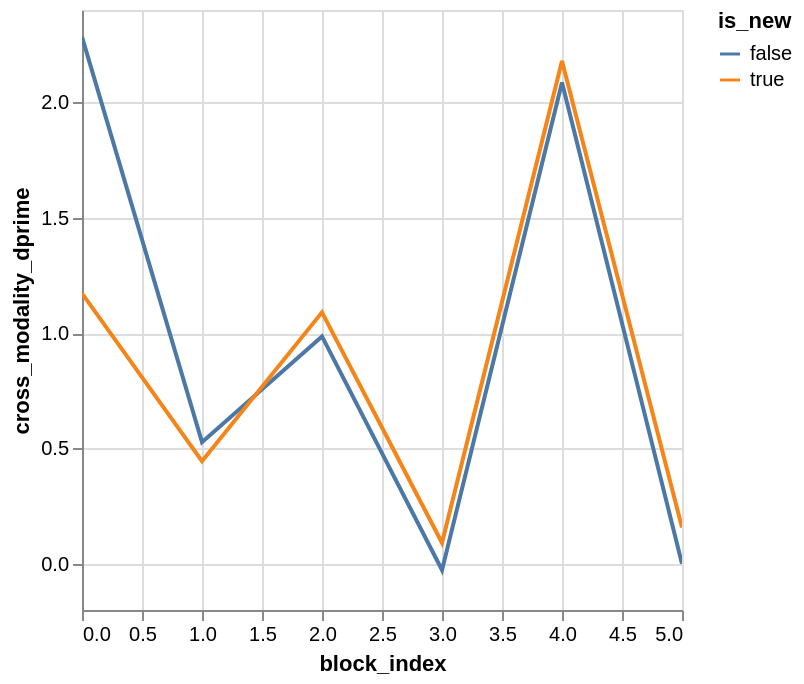

Notebook code for this chart:
### Code cell
session_id = "690706_2023-11-29"	
(
    old_new
    .filter(pl.col('session_id') == session_id)
    .with_columns(
        rewarded_modality_dprime=pl.when(pl.col('rewarded_modality') == 'vis').then(pl.col('vis_dprime')).otherwise(pl.col('aud_dprime')),
        unrewarded_modality_dprime=pl.when(pl.col('rewarded_modality') == 'vis').then(pl.col('aud_dprime')).otherwise(pl.col('vis_dprime')),
    )
    .collect() 
    .plot.line(
        x='block_index',
        y='cross_modality_dprime',
        color='is_new',
    )  
)

### Figure 1 — Vega-Lite specification as saved in the notebook (floating-point values rounded to 4 significant figures)
{"config": {"view": {"continuousWidth": 300, "continuousHeight": 300}}, "data": {"name": "data-97b29c9679d7a4be35eeaecb945e2d76"}, "mark": {"type": "line", "tooltip": true}, "encoding": {"color": {"field": "is_new", "type": "nominal"}, "x": {"field": "block_index", "type": "quantitative"}, "y": {"field": "cross_modality_dprime", "type": "quantitative"}}, "params": [{"name": "param_27", "select": {"type": "interval", "encodings": ["x", "y"]}, "bind": "scales"}], "$schema": "https://vega.github.io/schema/vega-lite/v5.20.1.json", "datasets": {"data-97b29c9679d7a4be35eeaecb945e2d76": [{"start_time": 2346.0, "stop_time": 2948.0, "block_index": 0, "n_trials": 88, "n_responses": 35, "n_hits": 21, "n_contingent_rewards": 21, "hit_rate": 1.0, "false_alarm_rate": 0.2295, "catch_response_rate": 0.0, "rewarded_modality": "vis", "is_first_block_aud": false, "cross_modality_dprime": 2.284, "signed_cross_modality_dprime": 2.284, "vis_dprime": 3.017, "aud_dprime": 0.7335, "vis_target_response_rate": 1.0, "vis_nontarget_response_rate": 0.15, "aud_target_response_rate": 0.381, "aud_nontarget_response_rate": 0.15, "session_idx": 0, "date": "2023-11-29T00:00:00", "subject_id": 690706, "session_id": "690706_2023-11-29", "id": 0, "is_new": false, "rewarded_modality_dprime": 3.017, "unrewarded_modality_dprime": 0.7335}, {"start_time": 2949.0, "stop_time": 3565.0, "block_index": 1, "n_trials": 74, "n_responses": 41, "n_hits": 14, "n_contingent_rewards": 18, "hit_rate": 0.875, "false_alarm_rate": 0.4167, "catch_response_rate": 0.6, "rewarded_modality": "aud", "is_first_block_aud": false, "cross_modality_dprime": 0.5274, "signed_cross_modality_dprime": -0.5274, "vis_dprime": 2.124, "aud_dprime": 1.29, "vis_target_response_rate": 0.7333, "vis_nontarget_response_rate": 0.06667, "aud_target_response_rate": 0.875, "aud_nontarget_response_rate": 0.4444, "session_idx": 0, "date": "2023-11-29T00:00:00", "subject_id": 690706, "session_id": "690706_2023-11-29", "id": 1, "is_new": false, "rewarded_modality_dprime": 1.29, "unrewarded_modality_dprime": 2.124}, {"start_time": 3577.0, "stop_time": 4173.0, "block_index": 2, "n_trials": 84, "n_responses": 42, "n_hits": 18, "n_contingent_rewards": 23, "hit_rate": 1.0, "false_alarm_rate": 0.3462, "catch_response_rate": 0.1111, "rewarded_modality": "vis", "is_first_block_aud": false, "cross_modality_dprime": 0.9856, "signed_cross_modality_dprime": 0.9856, "vis_dprime": 2.843, "aud_dprime": 2.522, "vis_target_response_rate": 1.0, "vis_nontarget_response_rate": 0.1765, "aud_target_response_rate": 0.8235, "aud_nontarget_response_rate": 0.05556, "session_idx": 0, "date": "2023-11-29T00:00:00", "subject_id": 690706, "session_id": "690706_2023-11-29", "id": 2, "is_new": false, "rewarded_modality_dprime": 2.843, "unrewarded_modality_dprime": 2.522}, {"start_time": 4173.0, "stop_time": 4783.0, "block_index": 3, "n_trials": 80, "n_responses": 47, "n_hits": 16, "n_contingent_rewards": 21, "hit_rate": 1.0, "false_alarm_rate": 0.4902, "catch_response_rate": 0.125, "rewarded_modality": "aud", "is_first_block_aud": false, "cross_modality_dprime": -0.02678, "signed_cross_modality_dprime": 0.02678, "vis_dprime": 3.11, "aud_dprime": 2.181, "vis_target_response_rate": 1.0, "vis_nontarget_response_rate": 0.1111, "aud_target_response_rate": 1.0, "aud_nontarget_response_rate": 0.375, "session_idx": 0, "date": "2023-11-29T00:00:00", "subject_id": 690706, "session_id": "690706_2023-11-29", "id": 3, "is_new": false, "rewarded_modality_dprime": 2.181, "unrewarded_modality_dprime": 3.11}, {"start_time": 4785.0, "stop_time": 5391.0, "block_index": 4, "n_trials": 89, "n_responses": 38, "n_hits": 20, "n_contingent_rewards": 25, "hit_rate": 1.0, "false_alarm_rate": 0.1964, "catch_response_rate": 0.25, "rewarded_modality": "vis", "is_first_block_aud": false, "cross_modality_dprime": 2.086, "signed_cross_modality_dprime": 2.086, "vis_dprime": 3.849, "aud_dprime": 1.126, "vis_target_response_rate": 1.0, "vis_nontarget_response_rate": 0.0, "aud_target_response_rate": 0.45, "aud_nontarget_response_rate": 0.1053, "session_idx": 0, "date": "2023-11-29T00:00:00", "subject_id": 690706, "session_id": "690706_2023-11-29", "id": 4, "is_new": false, "rewarded_modality_dprime": 3.849, "unrewarded_modality_dprime": 1.126}, {"start_time": 5394.0, "stop_time": 5990.0, "block_index": 5, "n_trials": 55, "n_responses": 35, "n_hits": 12, "n_contingent_rewards": 17, "hit_rate": 1.0, "false_alarm_rate": 0.5143, "catch_response_rate": 0.0, "rewarded_modality": "aud", "is_first_block_aud": false, "cross_modality_dprime": 0.0, "signed_cross_modality_dprime": -0.0, "vis_dprime": 1.846, "aud_dprime": 3.115, "vis_target_response_rate": 1.0, "vis_nontarget_response_rate": 0.4545, "aud_target_response_rate": 1.0, "aud_nontarget_response_rate": 0.08333, "session_idx": 0, "date": "2023-11-29T00:00:00", "subject_id": 690706, "session_id": "690706_2023-11-29", "id": 5, "is_new": false, "rewarded_modality_dprime": 3.115, "unrewarded_modality_dprime": 1.846}, {"start_time": 2346.0, "stop_time": 2948.0, "block_index": 0, "n_trials": 88, "n_responses": 35, "n_hits": 21, "n_contingent_rewards": 21, "hit_rate": 0.8077, "false_alarm_rate": 0.2295, "catch_response_rate": 35.0, "rewarded_modality": "vis", "is_first_block_aud": false, "cross_modality_dprime": 1.172, "signed_cross_modality_dprime": 1.172, "vis_dprime": 1.906, "aud_dprime": -0.9443, "vis_target_response_rate": 1.0, "vis_nontarget_response_rate": 0.15, "aud_target_response_rate": 0.381, "aud_nontarget_response_rate": 0.15, "session_idx": 0, "date": "2023-11-29T00:00:00", "subject_id": 690706, "session_id": "690706_2023-11-29", "id": 0, "is_new": true, "rewarded_modality_dprime": 1.906, "unrewarded_modality_dprime": -0.9443}, {"start_time": 2949.0, "stop_time": 3565.0, "block_index": 1, "n_trials": 74, "n_responses": 41, "n_hits": 18, "n_contingent_rewards": 18, "hit_rate": 0.8571, "false_alarm_rate": 0.4167, "catch_response_rate": 8.2, "rewarded_modality": "aud", "is_first_block_aud": false, "cross_modality_dprime": 0.4446, "signed_cross_modality_dprime": -0.4446, "vis_dprime": -0.3328, "aud_dprime": 1.207, "vis_target_response_rate": 0.7333, "vis_nontarget_response_rate": 0.06667, "aud_target_response_rate": 0.875, "aud_nontarget_response_rate": 0.4444, "session_idx": 0, "date": "2023-11-29T00:00:00", "subject_id": 690706, "session_id": "690706_2023-11-29", "id": 1, "is_new": true, "rewarded_modality_dprime": 1.207, "unrewarded_modality_dprime": -0.3328}, {"start_time": 3577.0, "stop_time": 4173.0, "block_index": 2, "n_trials": 84, "n_responses": 42, "n_hits": 23, "n_contingent_rewards": 23, "hit_rate": 1.0, "false_alarm_rate": 0.3462, "catch_response_rate": 4.667, "rewarded_modality": "vis", "is_first_block_aud": false, "cross_modality_dprime": 1.09, "signed_cross_modality_dprime": 1.09, "vis_dprime": 2.948, "aud_dprime": -0.2963, "vis_target_response_rate": 1.0, "vis_nontarget_response_rate": 0.1765, "aud_target_response_rate": 0.8235, "aud_nontarget_response_rate": 0.05556, "session_idx": 0, "date": "2023-11-29T00:00:00", "subject_id": 690706, "session_id": "690706_2023-11-29", "id": 2, "is_new": true, "rewarded_modality_dprime": 2.948, "unrewarded_modality_dprime": -0.2963}, {"start_time": 4173.0, "stop_time": 4783.0, "block_index": 3, "n_trials": 80, "n_responses": 47, "n_hits": 21, "n_contingent_rewards": 21, "hit_rate": 1.0, "false_alarm_rate": 0.4902, "catch_response_rate": 5.875, "rewarded_modality": "aud", "is_first_block_aud": false, "cross_modality_dprime": 0.09124, "signed_cross_modality_dprime": -0.09124, "vis_dprime": -0.6689, "aud_dprime": 2.299, "vis_target_response_rate": 1.0, "vis_nontarget_response_rate": 0.1111, "aud_target_response_rate": 1.0, "aud_nontarget_response_rate": 0.375, "session_idx": 0, "date": "2023-11-29T00:00:00", "subject_id": 690706, "session_id": "690706_2023-11-29", "id": 3, "is_new": true, "rewarded_modality_dprime": 2.299, "unrewarded_modality_dprime": -0.6689}, {"start_time": 4785.0, "stop_time": 5391.0, "block_index": 4, "n_trials": 89, "n_responses": 38, "n_hits": 25, "n_contingent_rewards": 25, "hit_rate": 1.0, "false_alarm_rate": 0.1964, "catch_response_rate": 4.75, "rewarded_modality": "vis", "is_first_block_aud": false, "cross_modality_dprime": 2.179, "signed_cross_modality_dprime": 2.179, "vis_dprime": 3.943, "aud_dprime": -0.7078, "vis_target_response_rate": 1.0, "vis_nontarget_response_rate": 0.0, "aud_target_response_rate": 0.45, "aud_nontarget_response_rate": 0.1053, "session_idx": 0, "date": "2023-11-29T00:00:00", "subject_id": 690706, "session_id": "690706_2023-11-29", "id": 4, "is_new": true, "rewarded_modality_dprime": 3.943, "unrewarded_modality_dprime": -0.7078}, {"start_time": 5394.0, "stop_time": 5990.0, "block_index": 5, "n_trials": 55, "n_responses": 35, "n_hits": 17, "n_contingent_rewards": 17, "hit_rate": 1.0, "false_alarm_rate": 0.5143, "catch_response_rate": 11.67, "rewarded_modality": "aud", "is_first_block_aud": false, "cross_modality_dprime": 0.1578, "signed_cross_modality_dprime": -0.1578, "vis_dprime": -1.617, "aud_dprime": 3.273, "vis_target_response_rate": 1.0, "vis_nontarget_response_rate": 0.4545, "aud_target_response_rate": 1.0, "aud_nontarget_response_rate": 0.08333, "session_idx": 0, "date": "2023-11-29T00:00:00", "subject_id": 690706, "session_id": "690706_2023-11-29", "id": 5, "is_new": true, "rewarded_modality_dprime": 3.273, "unrewarded_modality_dprime": -1.617}]}}
